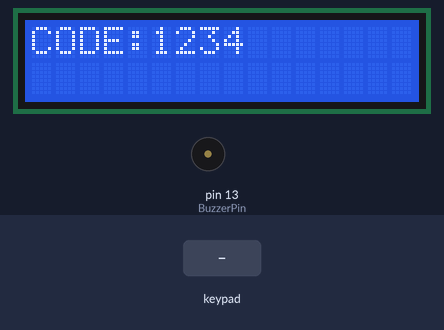
Recording of a sketch running on a simulated Arduino Uno, built with avr-gcc and run on an emulated ATmega328P. Shown: 16×2 character LCD, buzzer (waves = sounding). The inputs (shaded band) are chosen by the test bench. What the sketch prints to the serial monitor is not drawn.

Above: at 1.2 s.
1.3 s: keypad keys 1 1 1 0 9 8 * pressed 0.4 s apart
At 3.5 s:
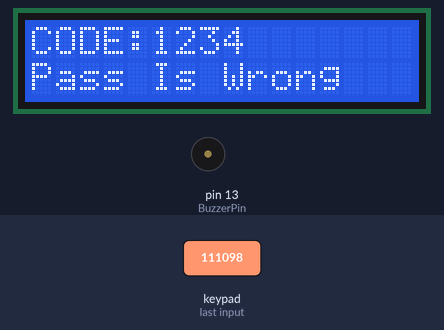
5.6 s: key '*' pressed
At 6.9 s:
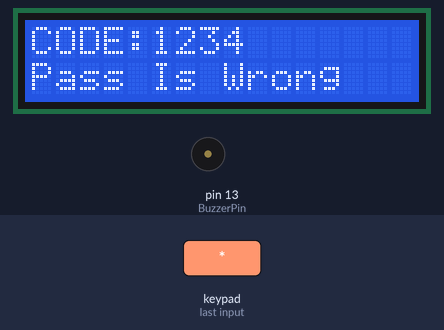
7.1 s: key '#' pressed
At 7.8 s:
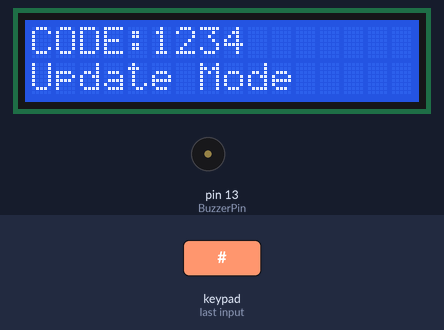
9.8 s: keypad keys 1 1 1 0 9 8 pressed 0.4 s apart
At 12.4 s:
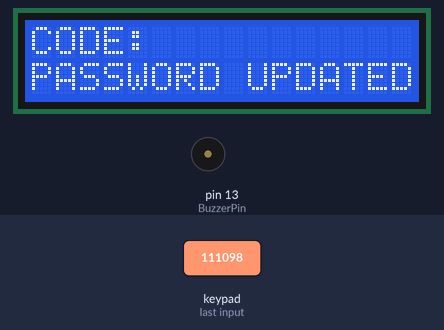
13.7 s: keypad keys 1 1 1 0 9 8 # pressed 0.4 s apart
At 18.5 s:
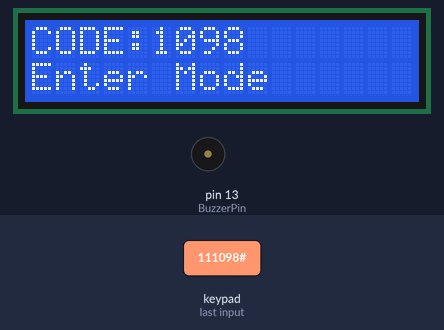
Timing chart, 0 to 20.0 s (numbered marks = the images above; inputs shaded):
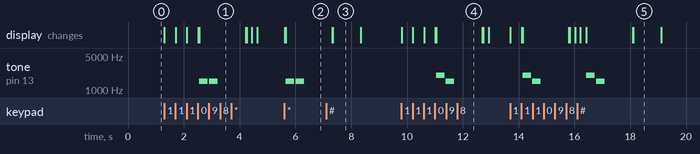

The sketch:

Project.ino
```cpp
#include <LiquidCrystal.h>
#include <Keypad.h>
LiquidCrystal lcd(7, 6, 5, 4, 3, 2);

const int BuzzerPin = 13;

const byte Rows = 4;
const byte Cols = 3;

char Keys[Rows][Cols] = { {'1', '2', '3'},
                          {'4', '5', '6'},
                          {'7', '8', '9'},
                          {'*', '0', '#'} };

char Hit;
char MachinePass[5] = {'1', '2', '3', '4', '\0'};
char UserPass[5];
int i = 0;

byte RowPins[Rows] = {11, 10, 9, 8};
byte ColsPins[Cols] = {12, A1, A0};

Keypad MyKeypad = Keypad(makeKeymap(Keys), RowPins, ColsPins, Rows, Cols);

enum Mode
{
  EnterPass,
  UpdatePass
};

Mode mode;

void setup() {
  lcd.begin(16, 2);

  lcd.setCursor(0, 0);
  lcd.print("CODE:");

  mode = EnterPass;

  pinMode(BuzzerPin, OUTPUT);
  Serial.begin(9600);
}

void loop() {
  Hit = MyKeypad.getKey();

  // Change Input Mode
  if((Hit == '#') && (i == 0))
  {
    ChangeMode();
  }

  // Shows the current saved password
  lcd.setCursor(5, 0);
  for(int j = 0; j < strlen(MachinePass); j++)
  {
    lcd.print(MachinePass[j]);

    Serial.print(MachinePass[j]);
  }
  Serial.println(" ");

  // Enter Password
  lcd.setCursor(0, 1);
  if(Hit && (Hit != '#') && (i != 4))
  {
    EnterPassword();
  }
  else if (i == 4)
  {
    if(mode == EnterPass)
    {
      CheckResult();
    }
    else
    {
      UpdatePassword();
    }
  }
}

// Change whether the user want to enter the password or update it
void ChangeMode()
{
  if(mode == EnterPass)
  {
    mode = UpdatePass;

    lcd.setCursor(0, 1);
    lcd.print("Update Mode");
    delay(1000);

    lcd.setCursor(0, 1);
    lcd.print("             ");
  }
  else
  {
    mode = EnterPass;

    lcd.setCursor(0, 1);
    lcd.print("Enter Mode");
    delay(1000);

    lcd.setCursor(0, 1);
    lcd.print("             ");
  }
}

void EnterPassword()
{
  UserPass[i] += Hit;
    i++;

    for(int j = 0; j < i; j++)
    {
      lcd.print(UserPass[j]);
    }
}

void CheckResult()
{
  UserPass[i] = '\0';
  if(!strcmp(MachinePass, UserPass))
  {
    lcd.print("Pass Is Right");
    Serial.println("SOMEONE ENTERED THE HOUSE");

    tone(BuzzerPin, 1500);
    delay(100);

    noTone(BuzzerPin);
    delay(50);

    tone(BuzzerPin, 1500);
    delay(100);

    noTone(BuzzerPin);
  }
  else
  {
    lcd.print("Pass Is Wrong");
    Serial.println("SOMEONE ENTERED THE WRONG PASSWORD");

    tone(BuzzerPin, 1500);
    delay(300);

    noTone(BuzzerPin);
    delay(50);

    tone(BuzzerPin, 1500);
    delay(300);

    noTone(BuzzerPin);
  }

  i = 0;
  memset(UserPass, '\0', sizeof(UserPass));

  delay(1000);
  lcd.setCursor(0, 1);
  lcd.print("             ");
}

void UpdatePassword()
{
  memset(MachinePass, '\0', sizeof(MachinePass));

  for(int j = 0; j < strlen(UserPass); j++)
  {
    MachinePass[j] = UserPass[j];
  }

  lcd.setCursor(5, 0);
  lcd.print("    ");

  lcd.setCursor(0, 1);
  lcd.print("PASSWORD UPDATED");

  // notify the owner
  Serial.println("PASSWORD GOT UPDATED");

  i = 0;
  memset(UserPass, '\0', sizeof(UserPass));

  tone(BuzzerPin, 2000);
    delay(300);

    noTone(BuzzerPin);
    delay(50);

    tone(BuzzerPin, 1500);
    delay(300);

    noTone(BuzzerPin);

  delay(1000);
  lcd.setCursor(0, 1);
  lcd.print("                ");
}
```

Measured:
- after the input at 1.3 s, tone on pin 13 (BuzzerPin): alternates 1500 Hz for 0.30 s and silent for 0.05 s, 4 changes in all, then stays silent, starting after 1.3 s; the display: first changes at once (image 1 shows a later state)
- after the input at 5.6 s, tone on pin 13 (BuzzerPin): alternates 1500 Hz for 0.30 s and silent for 0.05 s, 4 changes in all, then stays silent, starting after 0.06 s; the display: first changes at once (image 2 shows a later state)
- after the input at 7.1 s, the display: first differs from a run without the input after 0.24 s (image 3)
- after the input at 9.8 s, tone on pin 13 (BuzzerPin): silent → 2000 Hz after 1.2 s, → silent 0.30 s later, → 1500 Hz 0.05 s later, → silent 0.30 s later; the display: first changes at once (image 4 shows a later state)
- after the input at 13.7 s, tone on pin 13 (BuzzerPin): plays 2000 Hz for 0.30 s, 1500 Hz for 0.30 s, 2000 Hz for 0.30 s, 1500 Hz for 0.30 s, starting after 0.45 s; the display: first changes at once (image 5 shows a later state)
- what the display in image 3 shows lasts 1.0 s, from 7.3 s to 8.3 s
